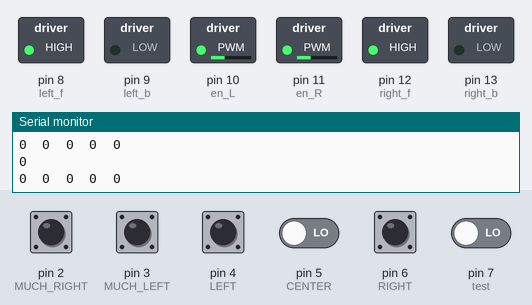
Recording of a sketch running on a simulated Arduino Uno, built with avr-gcc and run on an emulated ATmega328P. Parts: switched loads named in the sketch (green lamp = pin HIGH), the last lines printed to the serial monitor. The test bench sets the inputs (shaded band); at power-on: pin 2 (MUCH_RIGHT), pin 3 (MUCH_LEFT), pin 4 (LEFT), pin 5 (CENTER), pin 6 (RIGHT), pin 7 (test) LOW.

Above: at 1.2 s.
1.3 s: pin 6 (RIGHT) pulled HIGH for 0.15 s
At 1.7 s:
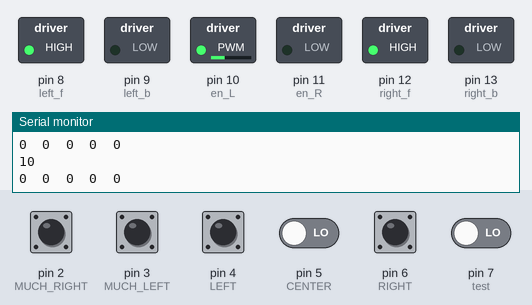
2.9 s: pin 3 (MUCH_LEFT) pulled HIGH for 0.15 s
At 4.0 s:
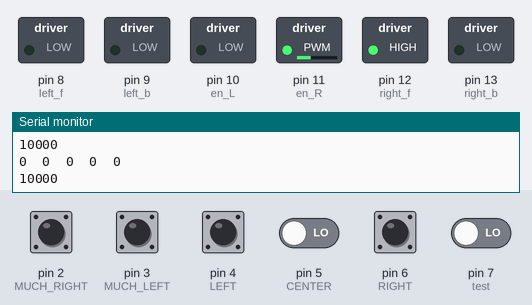
4.5 s: pin 2 (MUCH_RIGHT) pulled HIGH for 0.15 s
At 5.6 s:
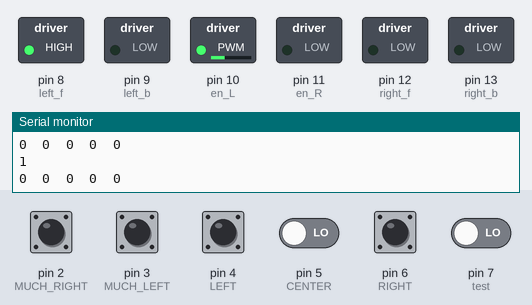
6.1 s: pin 4 (LEFT) pulled HIGH for 0.15 s
At 6.8 s:
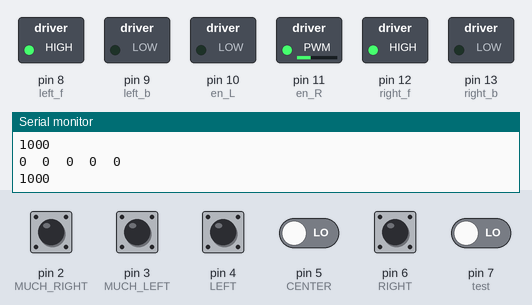
7.7 s: pin 6 (RIGHT) pulled HIGH for 1 s
At 8.8 s:
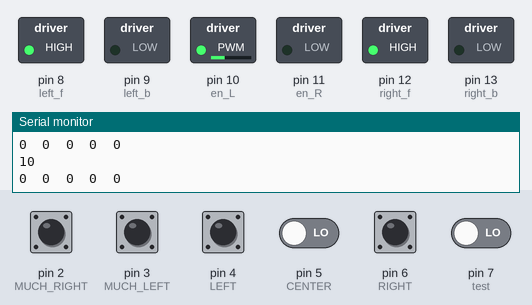
11.7 s: pin 2 (MUCH_RIGHT) pulled HIGH for 1 s
At 13.1 s:
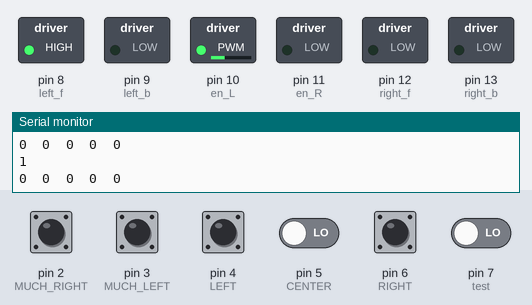
Timing chart, 0 to 14.7 s (numbered marks = the images above; inputs shaded):
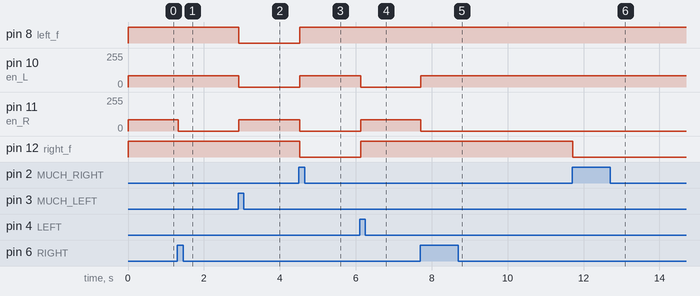

Measured:
- after the input at 1.3 s, pin 11 (en_R): 85/255 → 0/255 at once
- after the input at 2.9 s, pin 8 (left_f): HIGH → LOW at once; pin 10 (en_L): 85/255 → 0/255 at once; pin 11 (en_R): 0/255 → 85/255 at once
- after the input at 4.5 s, pin 8 (left_f): LOW → HIGH at once; pin 10 (en_L): 0/255 → 85/255 at once; pin 11 (en_R): 85/255 → 0/255 at once; pin 12 (right_f): HIGH → LOW at once
- after the input at 6.1 s, pin 10 (en_L): 85/255 → 0/255 at once; pin 11 (en_R): 0/255 → 85/255 at once; pin 12 (right_f): LOW → HIGH at once
- after the input at 7.7 s, pin 10 (en_L): 0/255 → 85/255 at once; pin 11 (en_R): 85/255 → 0/255 at once
- after the input at 11.7 s, pin 12 (right_f): HIGH → LOW at once

The sketch:

line-follower-template.ino
```cpp
#define en_L 10
#define en_R  11 //define the enable pins to motor driver

#define left_f 8 //define motor inputs
#define left_b 9

#define right_f 12
#define right_b 13

#define MUCH_LEFT  3//define digital read pins
#define LEFT  4
#define CENTER  5
#define RIGHT 6
#define MUCH_RIGHT  2

#define test 7

#define LPower 85
#define RPower 85

int left_acute = 0;
int right_acute = 0;


#define S_HIGH 900  //analog readings above 900 if line detected
                    //digital readings will be HIGH
#define S_LOW 50  // analog readings below 50 if no line is detected
                    // digital readings will be LOW
int readings = 0;

void setup() {
    Serial.begin(9600);
    pinMode(right_f, OUTPUT);
    pinMode(right_b, OUTPUT);
    pinMode(left_f, OUTPUT);
    pinMode(left_b, OUTPUT);

}

// arduino PWM varies is from 0 to 255
//controlling PWM controls speed by turning voltage high and low for //various frequencies
//for i.e pwm of 30% means voltage is high for 30% of the time and low //for 70% of the time
void Forward(){
    analogWrite (en_L,LPower);
    analogWrite (en_R,RPower);
    digitalWrite(left_f, HIGH);
    digitalWrite(right_f, HIGH);
    digitalWrite(left_b, LOW);
    digitalWrite(right_b, LOW);
}
void HardLeft(){
    analogWrite (en_L,0);
    analogWrite (en_R,RPower);
    digitalWrite(left_f, LOW);
    digitalWrite(right_f, HIGH);
    digitalWrite(left_b, LOW);
    digitalWrite(right_b, LOW);
}
void Left(){
    analogWrite (en_L,LPower-50);
    analogWrite (en_R,RPower);
    digitalWrite(left_f, HIGH);
    digitalWrite(right_f, HIGH);
    digitalWrite(left_b, LOW);
    digitalWrite(right_b, LOW);
}

void Stop(){
    digitalWrite(left_f, LOW);
    digitalWrite(right_f, LOW);
    digitalWrite(left_b, LOW);
    digitalWrite(right_b, LOW);
}

void Back(){
  analogWrite (en_L,LPower);
    analogWrite (en_R,RPower);
    digitalWrite(left_f, LOW);
    digitalWrite(right_f, LOW);
    digitalWrite(left_b, HIGH);
    digitalWrite(right_b, HIGH);

}
void Right(){
    analogWrite (en_L,LPower);
    analogWrite (en_R,RPower-50);
    digitalWrite(left_f, HIGH);
    digitalWrite(right_f, HIGH);
    digitalWrite(left_b, LOW);
    digitalWrite(right_b, LOW);
}
void HardRight(){
    analogWrite (en_L,LPower);
    analogWrite (en_R,0);
    digitalWrite(left_f, HIGH);
    digitalWrite(right_f, LOW);
    digitalWrite(left_b, LOW);
    digitalWrite(right_b, LOW);
}
void SightLeft(){
    analogWrite (en_L,0);
    analogWrite (en_R,RPower);
    digitalWrite(left_f, HIGH);
    digitalWrite(right_f, HIGH);
    digitalWrite(left_b, LOW);
    digitalWrite(right_b, LOW);
    }
void SlightRight(){
    analogWrite (en_L,LPower);
    analogWrite (en_R,0);
    digitalWrite(left_f, HIGH);
    digitalWrite(right_f, HIGH);
    digitalWrite(left_b, LOW);
    digitalWrite(right_b, LOW);
    }

void loop (){

    int testt = digitalRead(test);


    int m_left=digitalRead(MUCH_LEFT);
    int left=digitalRead(LEFT);
    int center= digitalRead(CENTER);
    int right=digitalRead(RIGHT);
    int m_right=digitalRead(MUCH_RIGHT);

    //concating sensor readings together
    int newReadings =m_left*10000+left*1000+center*100+right*10+m_right;

    if(newReadings != 0){
       readings = newReadings;
    }
    Serial.print("\n");
    Serial.print(m_left);
    Serial.print("\t");
    Serial.print(left);
    Serial.print("\t");
    Serial.print(center);
    Serial.print("\t");
    Serial.print(right);
    Serial.print("\t");
    Serial.print(m_right);
    Serial.print("\n");
    Serial.print(readings);

    switch (readings) {
    case 10000:    // very left sensor detects line
        HardLeft();
        break;

    case 1000:    //  slightly left sensor detects line
        SightLeft();
        break;

    case 100:
        Forward();
        break;

    case 10:
        SlightRight();
        break;

    case 1:
        HardRight();
        break;

    case 1100:
        left_acute = 1;


    case 110:
        right_acute = 1;


    //ADD MORE CASES

    default:  // if no cases are met execute the default statement
        Forward();
        break;

    }}
```
